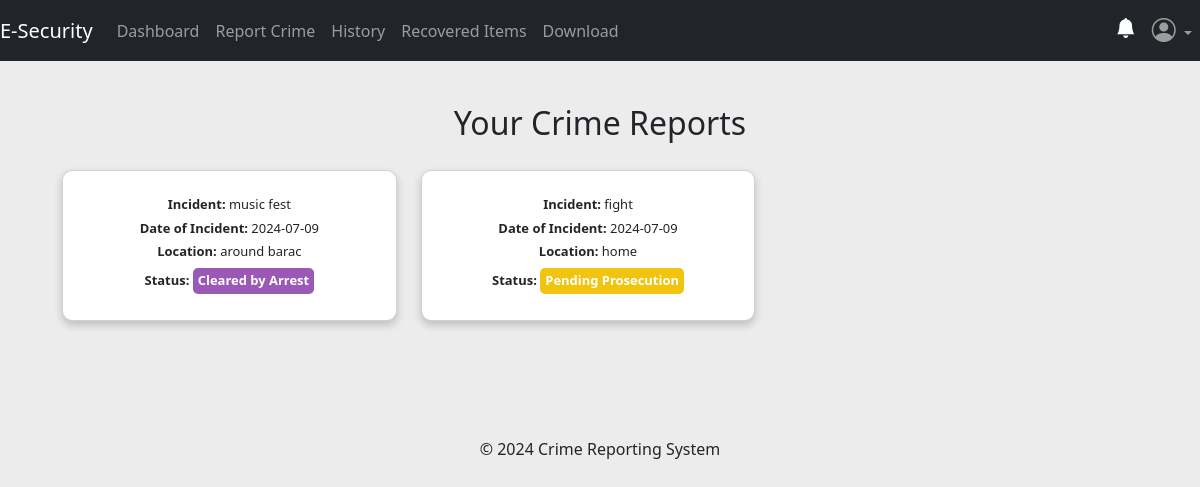
Before: /users/history (signed in) with the older database file.
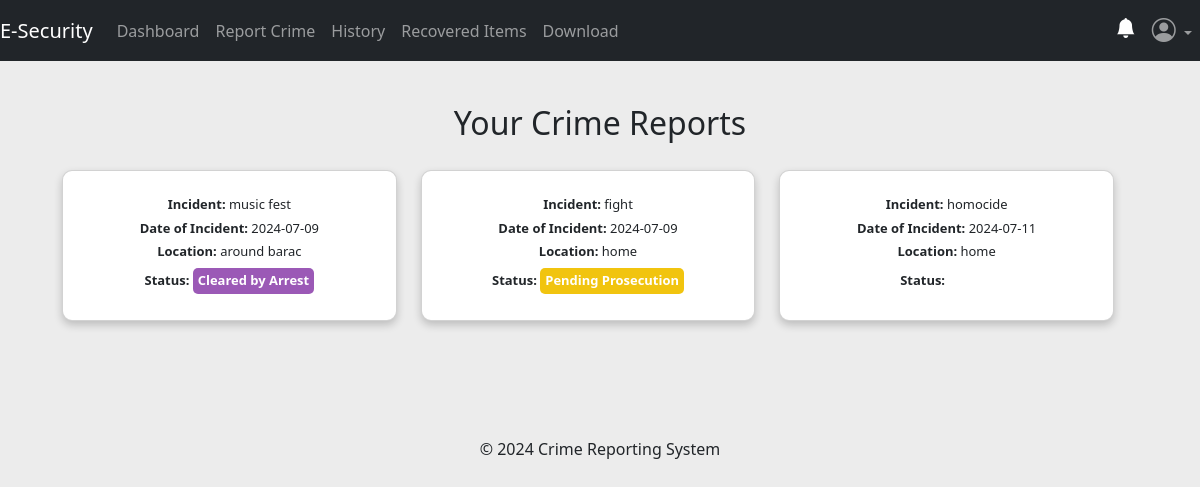
After: the same page with the newer database file.
### app/posts/models.py (models this page shows, shortened)
class Crime(db.Model, UserMixin):
    crime_id = db.Column(db.Integer, primary_key=True)
    date_of_incident = db.Column(db.String(10), nullable=False)
    issued_by = db.Column(db.String(20), nullable=True)
    time_of_incident = db.Column(db.String(10), nullable=False)
    phonenumber = db.Column(db.String(10), nullable=True)
    incident_location = db.Column(db.Text, nullable=False)
    incident_nature = db.Column(db.Text, nullable=False)
    incident_details = db.Column(db.Text, nullable=False)
    suspect_details = db.Column(db.Text, nullable=True)
    arrest_history = db.Column(db.Text, nullable=False)
    suspect_name = db.Column(db.String(10), nullable=True)
    comments = db.Column(db.Text, nullable=True)
    crime_status = db.Column(db.String(10), nullable=True)
    latitude = db.Column(db.Float)
    longitude = db.Column(db.Float)
    crime_file_upload = db.Column(db.Text, nullable=True)
    crime_file_name = db.Column(db.Text, nullable=True)
    crime_mimetype = db.Column(db.Text, nullable=True)
    date_crime_received = db.Column(db.DateTime(timezone=True), nullable=False, default=current_time())
    reporter_id = db.Column(db.Integer, db.ForeignKey('user.id'))

### app/users/routes.py (the view)
@users.route('/users/history')
@login_required
def history():
    try:
        reporter = current_user.id
        crimes = Crime.query.filter_by(reporter_id=reporter).all()
        return render_template('user/history.html', crimes=crimes)
    except Exception:
        flash('Unable to fetch your data. Please try again later.', 'danger')
        return render_template('user/history.html', crimes=[])

### app/__init__.py (called while the page is built)
@login_manager.user_loader
def load_user(user_id):
    return models.User.query.get(user_id)

### app/templates/user/history.html (shortened to what this page needs)
{% extends 'user/base.html' %}
{% block content %}
<!DOCTYPE html>
<html lang="en">
<head>
</head>
<body>
  <div class="container mt-4">
    <h2 class="text-center">Your Crime Reports</h2>
    {% if crimes %}
      <div class="row">
        {% for crime in crimes %}
          <div class="col-lg-4 col-md-6 col-sm-12">
            <div class="card mb-4 reduced-card-size" onclick="crime_details('{{ crime.crime_id }}')" style="cursor: pointer;">
              <div class="card-body">
                <h5 class="card-text"><strong>Incident:</strong> {{ crime.incident_nature }}</h5>
                <h5 class="card-text"><strong>Date of Incident:</strong> {{ crime.date_of_incident }}</h5>
                <h5 class="card-text"><strong>Location:</strong> {{ crime.incident_location }}</h5>
                <h5 class="card-text"><strong>Status:</strong>
                  <span class="status
                    {% if crime.crime_status == 'Unsolved' %} status-unsolved
                    {% elif crime.crime_status == 'Recovered' %} status-recovered
                    {% elif crime.crime_status == 'Under Investigation' %} status-under-investigation
                    {% elif crime.crime_status == 'Solved' %} status-solved
                    {% elif crime.crime_status == 'Cleared by Arrest' %} status-cleared-by-arrest
                    {% elif crime.crime_status == 'Cold Case' %} status-cold-case
                    {% elif crime.crime_status == 'Closed' %} status-closed
                    {% elif crime.crime_status == 'Pending Prosecution' %} status-pending-prosecution
                    {% elif crime.crime_status == 'Adjudicated' %} status-adjudicated
                    {% endif %}
                  ">{{ crime.crime_status }}</span>
                </h5>
              </div>
            </div>
          </div>
        {% endfor %}
      </div>
    {% endif %}
  </div>
</body>
</html>
{% endblock %}

Changed rows visible on the page:
added Crime: incident_nature "homocide", date_of_incident "2024-07-11", incident_location "home"
